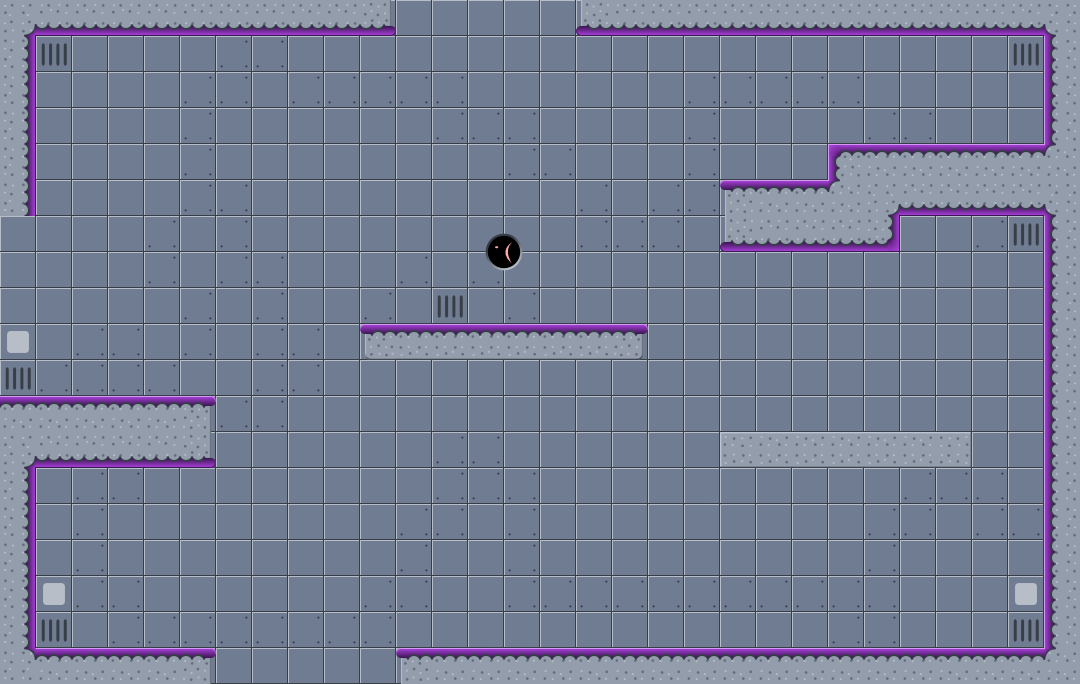

A 2D game scene composited from a Tiled map and its tileset images. What follows is a short description and the map's XML, with each tile layer's data collapsed to a summary:
An orthogonal 30x19 tile map with 36x36 px tiles, 3 tile layers (bg, terrain, fg), 2 tilesets and 2 objects.

<map version="1.0" orientation="orthogonal" width="30" height="19" tilewidth="36" tileheight="36">
 <tileset firstgid="1" name="tileset" tilewidth="36" tileheight="36">
  <image source="../tileset.png" width="720" height="504" />
 </tileset>
 <tileset firstgid="281" name="tripper" tilewidth="64" tileheight="64">
  <image source="../src/tripper.png" width="64" height="64" />
 </tileset>
 <layer name="bg" width="30" height="19">
  <data>[570 cells, 570 non-empty, 16 distinct tile ids]</data>
 </layer>
 <layer name="terrain" width="30" height="19">
  <data>[570 cells, 124 non-empty, 36 distinct tile ids]</data>
 </layer>
 <objectgroup name="actors" width="30" height="19">
  <object gid="281" x="975" y="107" />
  <object gid="281" x="91" y="614" />
 </objectgroup>
 <layer name="fg" width="30" height="19">
  <data>[570 cells, 0 non-empty, 0 distinct tile ids]</data>
 </layer>
</map>
